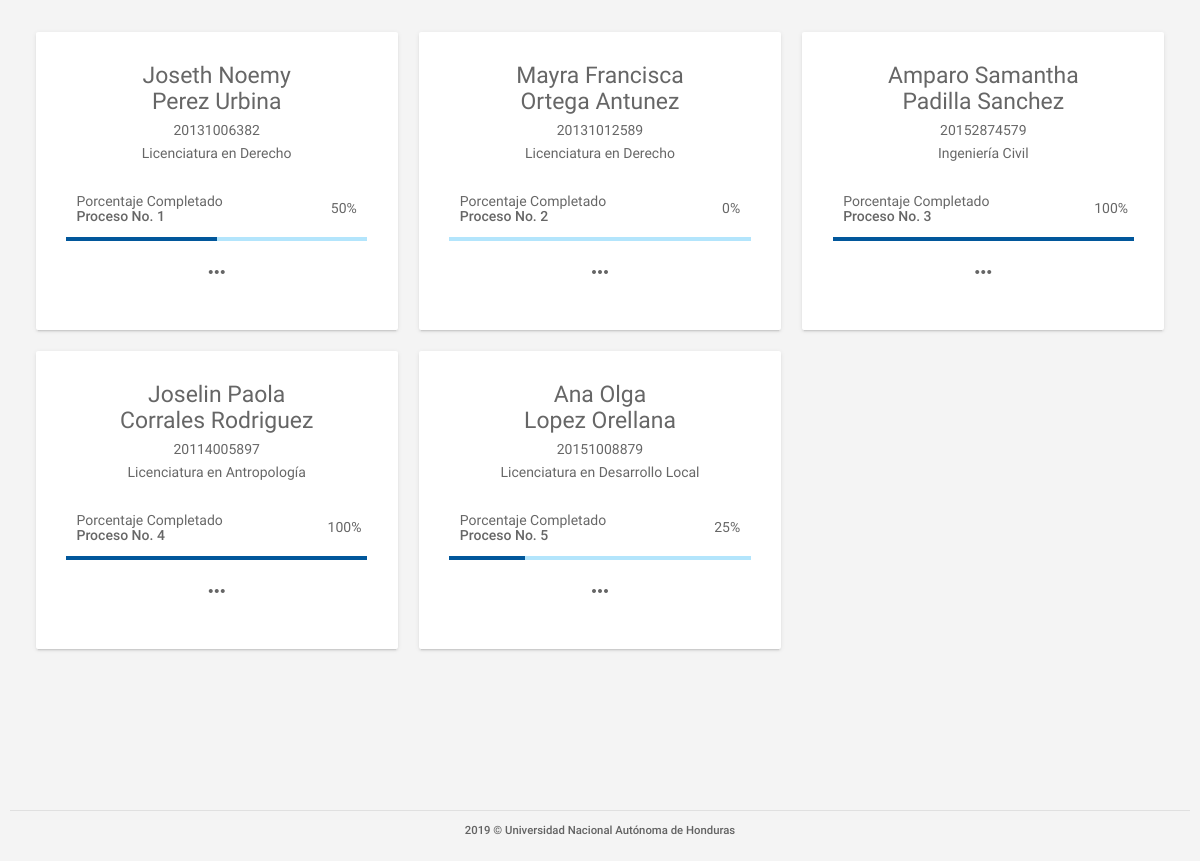
Before: /control_progresos.php (signed in) with the older database file.
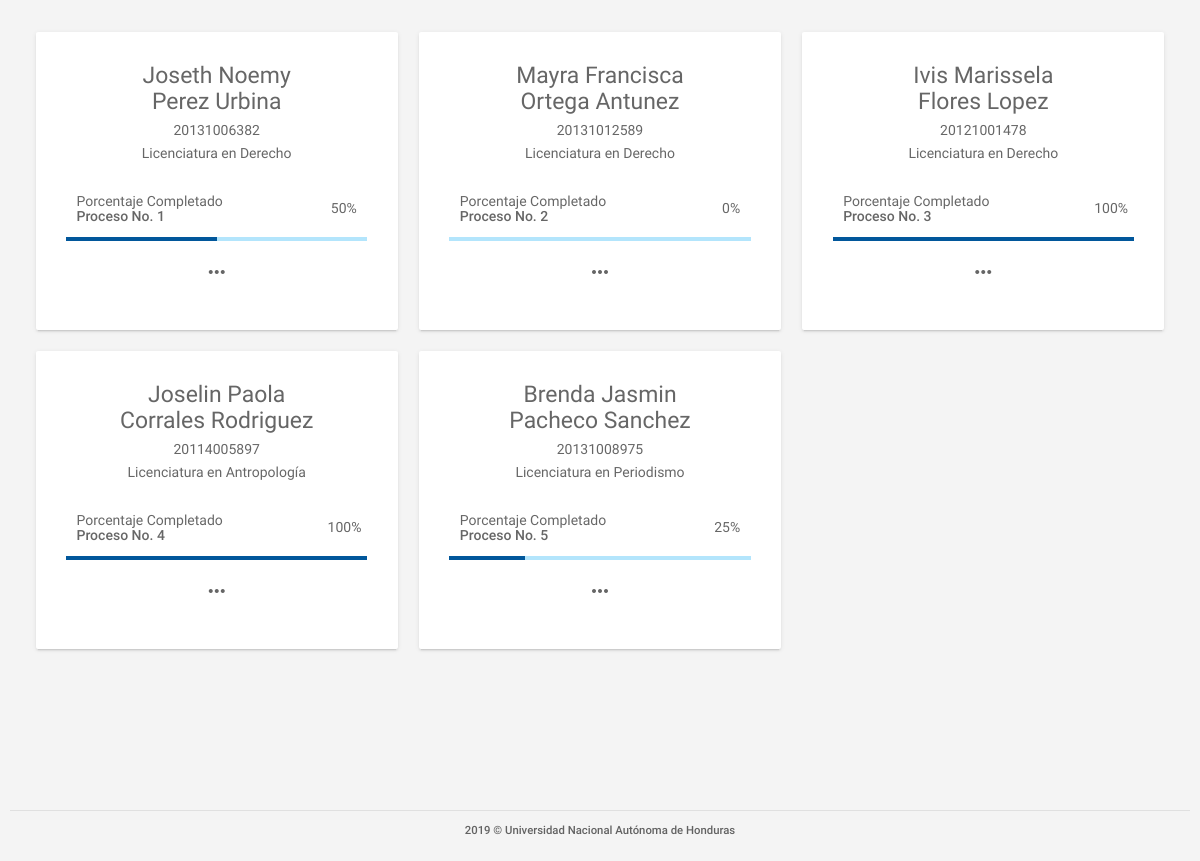
After: the same page with the newer database file.
### tables this page shows
CREATE TABLE IF NOT EXISTS `tbl_control_de_procesos` (
  `idcontrolprocesos` INT NOT NULL AUTO_INCREMENT,
  `porcentaje` INT NULL,
  `etapa1` BOOLEAN NULL,
  `etapa2` BOOLEAN NULL,
  `etapa3` BOOLEAN NULL,
  `etapa4` BOOLEAN NULL,
  `idEstudiante` INT NOT NULL,
  `idprocesos` INT NOT NULL,
  PRIMARY KEY (`idcontrolprocesos`),
  CONSTRAINT `fk_tbl_control_de_procesos_tbl_estudiantes1`
    FOREIGN KEY (`idEstudiante`)
    REFERENCES `tbl_estudiantes` (`idEstudiante`)
    ON DELETE NO ACTION
    ON UPDATE NO ACTION,
  CONSTRAINT `fk_tbl_control_de_procesos_tbl_procesos1`
    FOREIGN KEY (`idprocesos`)
    REFERENCES `tbl_procesos` (`idprocesos`)
    ON DELETE NO ACTION
    ON UPDATE NO ACTION);

CREATE TABLE IF NOT EXISTS `tbl_personas` (
  `idPersona` INT NOT NULL,
  `idGenero` INT NOT NULL,
  `nombres` VARCHAR(100) NOT NULL,
  `apellidos` VARCHAR(100) NOT NULL,
  `correo` VARCHAR(150) NULL,
  `contrasena` VARCHAR(45) NULL,
  `celular` VARCHAR(8) NULL,
  `no_identidad` VARCHAR(13) NULL,
  `fotoPerfil` VARCHAR(300) NULL,
  `estadocuenta` BOOLEAN NULL,
  PRIMARY KEY (`idPersona`),
  CONSTRAINT `fk_tbl_personas_tbl_generos1`
    FOREIGN KEY (`idGenero`)
    REFERENCES `tbl_generos` (`idGenero`)
    ON DELETE NO ACTION
    ON UPDATE NO ACTION);

CREATE TABLE IF NOT EXISTS `tbl_estudiantes` (
  `idEstudiante` INT NOT NULL,
  `no_cuenta` VARCHAR(11) NOT NULL,
  `idCarrera` VARCHAR(10) NOT NULL,
  PRIMARY KEY (`idEstudiante`),
  CONSTRAINT `fk_tbl_estudiante_tbl_persona`
    FOREIGN KEY (`idEstudiante`)
    REFERENCES `tbl_personas` (`idPersona`)
    ON DELETE NO ACTION
    ON UPDATE NO ACTION,
  CONSTRAINT `fk_tbl_estudiantes_tbl_carreras1`
    FOREIGN KEY (`idCarrera`)
    REFERENCES `tbl_carreras` (`idCarrera`)
    ON DELETE NO ACTION
    ON UPDATE NO ACTION);

CREATE TABLE IF NOT EXISTS `tbl_carreras` (
  `idCarrera` VARCHAR(10) NOT NULL,
  `nombreCarrera` VARCHAR(150) NOT NULL,
  PRIMARY KEY (`idCarrera`));

### assets/clases/class_conexion.php (called while the page is built, shortened)
<?php
	class Conexion{
		private $usuario = "root";
		private $contraseña = "oracle123";
		private $host = "localhost";
		private $baseDatos = "db_formacion";
		private $puerto = "3306";
		private $link;
		public function establecerConexion(){
			$this->link = mysqli_connect($this->host,$this->usuario,$this->contraseña,$this->baseDatos,$this->puerto);
			$this->link->set_charset("utf8");
		}
		public function ejecutarInstruccion($sql){
			return mysqli_query($this->link, $sql);
		}
	}
?>

### control_progresos.php (the view, shortened to what this page needs)
<?php
    require('./assets/clases/class_conexion.php');
    $mysql = new Conexion();
    $query=$mysql->ejecutarInstruccion("
        SELECT a.*,c.nombres as nombres,c.apellidos as apellidos,b.no_cuenta,d.nombreCarrera as carrera FROM
        tbl_control_de_procesos a
        left join tbl_estudiantes b
        on a.idEstudiante=b.idEstudiante
        left join tbl_personas c
        on b.idEstudiante=c.idPersona
        left join tbl_carreras d
        on b.idCarrera=d.idCarrera
    ");
?>
<!DOCTYPE html>
<html lang="es">
<head>
    <link type="text/css" rel="stylesheet" href="assets/plugins/materialize/css/materialize.min.css" />
    <link href="assets/css/materialize_Icons.css" rel="stylesheet">
    <link href="assets/css/alpha.css" rel="stylesheet" type="text/css" />
    <link href="assets/css/custom.css" rel="stylesheet" type="text/css" />
    <link href="assets/css/gestionar_Usuarios.css" rel="stylesheet" type="text/css">
    <link href="assets/plugins/sweetalert/sweetalert.css" rel="stylesheet" type="text/css" />
    <link href="assets/plugins/material-preloader/css/materialPreloader.min.css" rel="stylesheet">
    <link href="assets/css/control_progreso.css" rel="stylesheet" type="text/css" />
</head>
<body>
    <div class="mn-content">
        <main class="mn-inner">
            <div class="row">
                <?php
                while($datos = mysqli_fetch_array($query)){
                ?>
                <div class="col s12 m6 l4">
                    <div class="card">
                        <div class="card-content">
                            <div class="row center-align">
                                <h5><?php echo $datos['nombres']?><br>
                                    <?php echo $datos['apellidos']?></h5>
                                <h6><?php echo $datos['no_cuenta']?></h6>
                                <h6><?php echo $datos['carrera']?></h6>
                            </div>
                            <div class="row" style="margin-bottom:5px;">
                                <div class="col s12">
                                    <div class="row valign-wrapper" style="margin-bottom:5px;">
                                        <h6 class="col s10">
                                            Porcentaje Completado <br>
                                            <strong>Proceso No. <?php echo $datos['idprocesos']?></strong>
                                        </h6>
                                        <h6 class="col s2 right-align">
                                            <span id="porcentaje_user<?php echo $datos['idEstudiante'] . $datos['idprocesos']?>"><?php echo $datos['porcentaje']?></span>%
                                        </h6>
                                    </div>
                                    <div class="progress ">
                                        <div class="determinate" style="width: <?php echo $datos['porcentaje']?>%" id="bar_user<?php echo $datos['idEstudiante'] . $datos['idprocesos']?>"></div>
                                    </div>
                                </div>
                            </div>
                            <div class="row center-align activator">
                                <i class="material-icons center" style="cursor:pointer;">more_horiz</i>
                            </div>
                        </div>
                    </div>
                </div>
                <?php
                }
                ?>
            </div>
    </div>
    <div id="div-piePagina"></div>
    <div class="left-sidebar-hover"></div>
</body>
</html>

### assets/css/alpha.css (style rules this page uses)
html, body, .mn-content { font-size: 14px; height: 100%; width: 100%; }
html { font-weight: 500; color: rgba(0, 0, 0, 0.6); }
body { background-color: #F4F4F4; overflow-y: auto!important; overflow-x: hidden; }
.mn-content { opacity: 1; -webkit-transition: opacity .3s; -moz-transition: opacity .3s; -o-transition: opacity .3s; transition: opacity .3s; }
.left-sidebar-hover { position: fixed; background: transparent; width: 13.25px; left: 0; top: 0; bottom: 0; }
.mn-inner { padding: 25px 25px 9.5px 25px; min-height: 79vh !important; }
.card, .card-panel { box-shadow: 0 2px 2px 0 rgba(0, 0, 0, 0.05), 0 3px 1px -2px rgba(0, 0, 0, 0.08), 0 1px 5px 0 rgba(0, 0, 0, 0.08); position: relative; }
.progress { border-radius: 0px; }

### assets/css/custom.css (style rules this page uses)
#div-piePagina { bottom: 0px; font-size: 0.9em; width: 100%; padding: 10px; background-color: #F4F4F4; }
.mn-inner { min-height: 84vh; }

### assets/css/control_progreso.css (style rules this page uses)
.progress { background-color: #b3e5fc; }
.progress .determinate { background-color: #01579b; }

Changed rows visible on the page:
changed tbl_control_de_procesos: tbl_personas.nombres "Amparo Samantha" → "Ivis Marissela"; tbl_personas.apellidos "Padilla Sanchez" → "Flores Lopez"; idEstudiante.no_cuenta "20152874579" → "20121001478"; tbl_carreras.nombreCarrera "Ingeniería Civil" → "Licenciatura en Derecho"
changed tbl_control_de_procesos: tbl_personas.nombres "Ana Olga" → "Brenda Jasmin"; tbl_personas.apellidos "Lopez Orellana" → "Pacheco Sanchez"; idEstudiante.no_cuenta "20151008879" → "20131008975"; tbl_carreras.nombreCarrera "Licenciatura en Desarrollo Local" → "Licenciatura en Periodismo"
